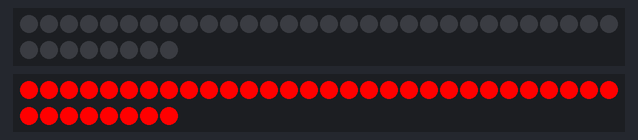
Bench run of a sketch on a simulated Arduino Uno, built with avr-gcc and run on an emulated ATmega328P. On the bench: 2 × 38 RGB LEDs in strip order, left to right, continuing on the next row. Dim RGB values are drawn brighter than linear.

Above: at 0.3 s.
At 1.2 s:
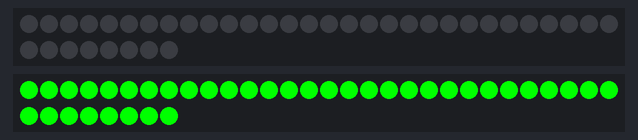
At 2.1 s:
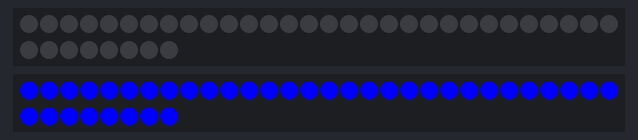
At 3.52 s:
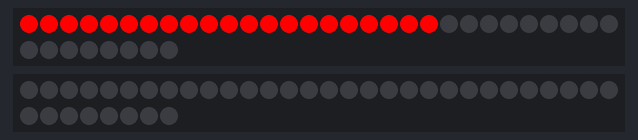
At 5.11 s:
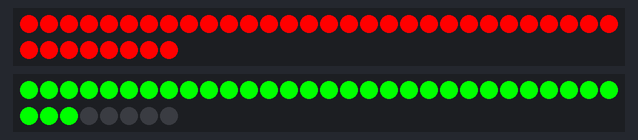
At 8.0 s:
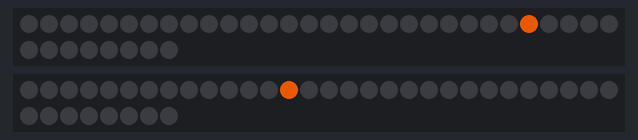

The sketch:

colorBoard3.ino
```cpp
#include <ChainableLED.h>
#include <Adafruit_NeoPixel.h>
#include <avr/power.h>

//ws2802
#define PIN             6
#define PIN1            5

#define NUMPIXELS      38

uint32_t colorsRed2Blue[12] = {
0xB90E46, 0xD1092E, 0xE80517, 0xFF0000,
0x5D20A2, 0x741C8B, 0x8B1774, 0xA2135D,
0x0033FF, 0x172EE8, 0x2E2AD1, 0x4625B9
};

uint32_t colors_Green2Blue[12] = {
0x00FF00, 0x00E817, 0x00D12E, 0x00B946,
0x00A25D, 0x008B74, 0x00748B, 0x005DA2,
0x0046B9, 0x002ED1, 0x0017E8, 0x0000FF
};

uint32_t colors_Red2Green[12] = {
0xFF0000, 0xE81700, 0xD12E00, 0xB94600,
0xA25D00, 0x8B7400, 0x748B00, 0x5DA200,
0x46B900, 0x2ED100, 0x17E800, 0x00FF00
};


Adafruit_NeoPixel strip = Adafruit_NeoPixel(NUMPIXELS, PIN, NEO_GRB + NEO_KHZ800);
Adafruit_NeoPixel strip1 = Adafruit_NeoPixel(NUMPIXELS, PIN1, NEO_GRB + NEO_KHZ800);


void setup()
{
  strip.begin(); // This initializes the NeoPixel library.
  strip1.begin();
}

void loop()
{
#if 1
  colorWheel(&strip, 1);
  colorWheel(&strip1, 0);
  delay(200);
  colorWheel(&strip, 0);
  colorWheel(&strip1, 1);
  delay(700);
  colorWheel(&strip, 2);
  colorWheel(&strip1, 0);
  delay(200);
  colorWheel(&strip, 0);
  colorWheel(&strip1, 2);
  delay(700);
  colorWheel(&strip, 3);
  colorWheel(&strip1, 0);
  delay(200);
  colorWheel(&strip, 0);
  colorWheel(&strip1, 3);
  delay(700);

  colorWheel(&strip, 0);
  colorWheel(&strip1, 0);

  scroll(&strip, 0x00ff0000);
  scroll(&strip1, 0x0000ff00);
#endif

//  action_1(&strip, &strip1, 0x0000ff00, 0x000000ff);
//  action_1(&strip, &strip1, 0x0000ff00, 0x0000ff00);
//
//  action_1(&strip, &strip1, 0x00ff0000, 0x0000ff00);
//  action_1(&strip, &strip1, 0x0000ff00, 0x0000ff00);
//
//  action_1(&strip, &strip1, 0x000000ff, 0x00ff0000);
//  action_1(&strip, &strip1, 0x0000ff00, 0x0000ff00);

    action_2(&strip, &strip1, 0x0000ff00, colorsRed2Blue);
    action_2(&strip, &strip1, 0x00ff0000, colors_Green2Blue);
    action_2(&strip, &strip1, 0x000000ff, colors_Red2Green);
}

void colorWheel(Adafruit_NeoPixel *pixel, int color)
{
  //1.red  2.green   3.blue
  if(color == 1){
    colorWipe(pixel, pixel->Color(255, 0, 0)); // Red
  }
  else if(color == 2){
    colorWipe(pixel, pixel->Color(0, 255, 0)); // Green
  }
  else if(color == 3){
    colorWipe(pixel, pixel->Color(0, 0, 255)); //
  }
  else if(color == 0){
    colorWipe(pixel, pixel->Color(0, 0, 0)); //
  }
}

void colorWipe(Adafruit_NeoPixel *pixel, uint32_t c) {
  for(uint16_t i=0; i<pixel->numPixels(); i++) {
    pixel->setPixelColor(i, c);
  }
  pixel->show();
}

void scroll(Adafruit_NeoPixel *pixel, uint32_t c){
  for(uint16_t i=0; i<pixel->numPixels(); i++) {
    pixel->setPixelColor(i, c);
    pixel->show();
    delay(30);
  }
}

void action_1(Adafruit_NeoPixel *pixel1, Adafruit_NeoPixel *pixel2, uint32_t c1, uint32_t c2){
  for(uint16_t i=0; i<pixel1->numPixels(); i++) {
    pixel1->setPixelColor(i, c1);
    pixel2->setPixelColor(pixel1->numPixels()-i, c2);
    pixel1->show();
    pixel2->show();
    delay(10);
    pixel1->clear();
    pixel2->clear();
    pixel1->show();
    pixel2->show();
  }
}

void action_2(Adafruit_NeoPixel *pixel1, Adafruit_NeoPixel *pixel2, uint32_t c1, uint32_t *c2){
  uint16_t i=0;
  uint32_t color;

  for(i=0; i<pixel1->numPixels()/2; i++) {
    pixel1->setPixelColor(i, c1);
    pixel2->setPixelColor(pixel1->numPixels()-i, c1);
    pixel1->show();
    pixel2->show();
    delay(20);
    pixel1->clear();
    pixel2->clear();
    pixel1->show();
    pixel2->show();
  }
  for(; i<pixel1->numPixels(); i++) {
    pixel1->setPixelColor(i, c2[(map(i, pixel1->numPixels()/2, pixel1->numPixels(), 0, 11))]);
    pixel2->setPixelColor(pixel1->numPixels()-i, c2[(map(i, pixel1->numPixels()/2, pixel1->numPixels(), 0, 11))]);
    pixel1->show();
    pixel2->show();
    delay(20);
    pixel1->clear();
    pixel2->clear();
    pixel1->show();
    pixel2->show();
  }
}
```

Measured:
- by itself, everything shown: repeats every 8.2 s, in 24 steps
- what the display in image 0 shows lasts 0.7 s, from 0.2 s to 0.9 s
